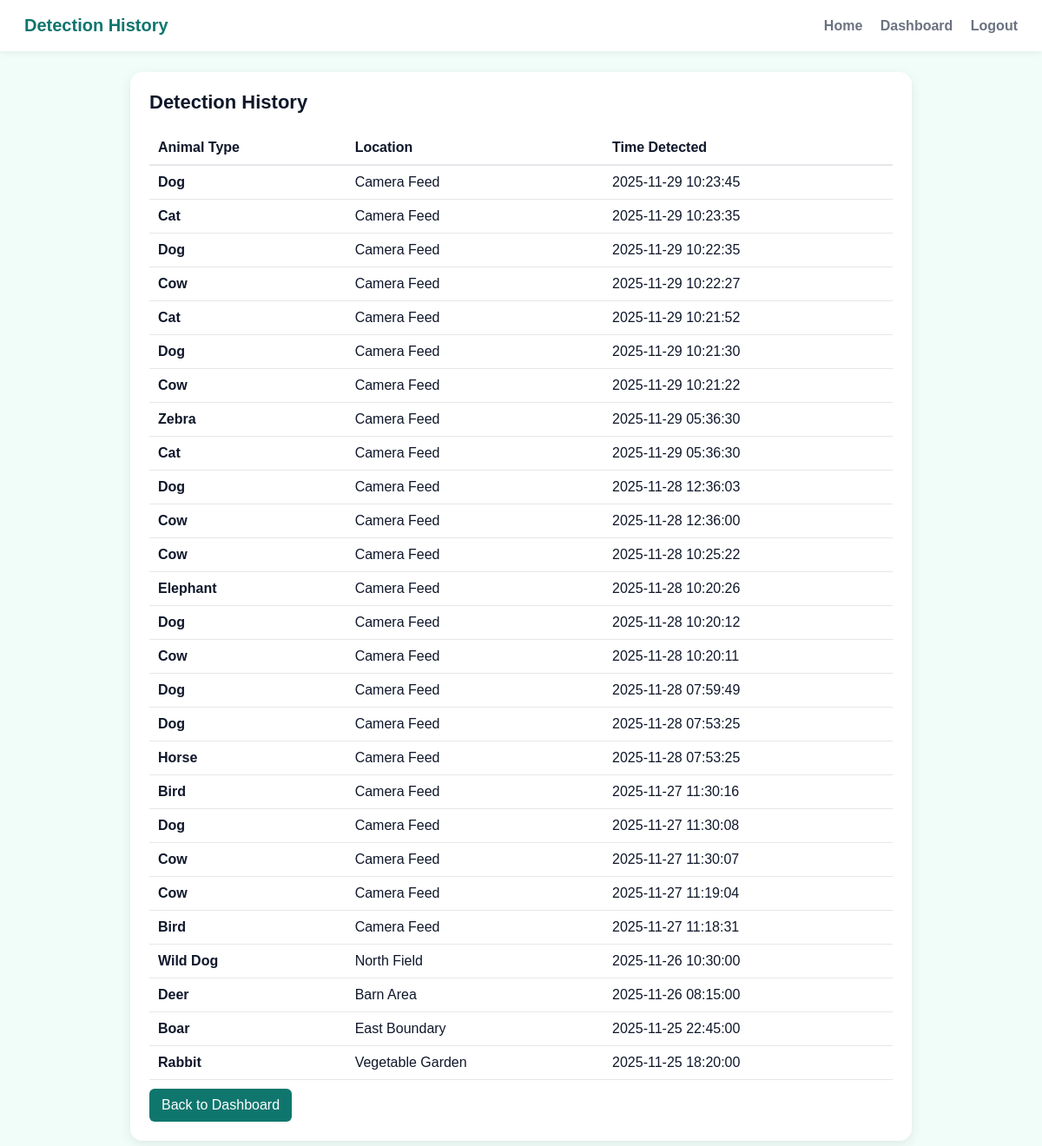
Before: /user/history (signed in) with the older database file.
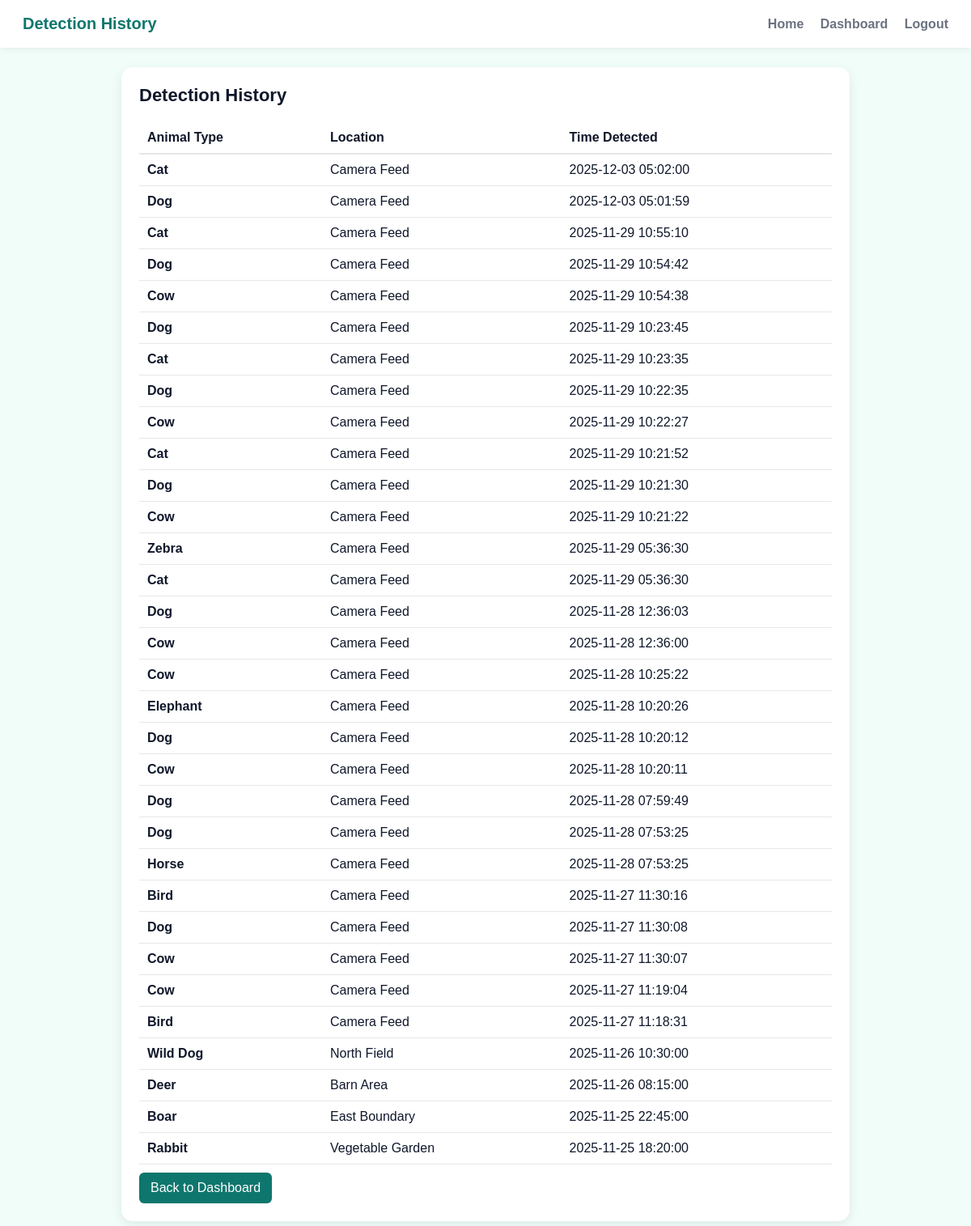
After: the same page with the newer database file.
### tables this page shows
CREATE TABLE detections (
			id INTEGER PRIMARY KEY AUTOINCREMENT,
			user_id INTEGER NOT NULL,
			animal_type TEXT NOT NULL,
			location TEXT,
			timestamp TIMESTAMP DEFAULT CURRENT_TIMESTAMP,
			FOREIGN KEY (user_id) REFERENCES users (id)
		);

### app.py (the view)
@app.route('/user/history')
def user_history():
    if not session.get('user_id'):
        return redirect(url_for('user_login'))
    user_id = session['user_id']
    detections = get_user_detections(user_id)
    return render_template('user_history.html', detections=detections)

### database.py (called while the page is built)
def get_conn():
	conn = sqlite3.connect(DB_PATH, check_same_thread=False)
	conn.row_factory = sqlite3.Row
	return conn

def get_user_detections(user_id: int):
	conn = get_conn()
	cur = conn.cursor()
	cur.execute(
		'SELECT id, animal_type, location, timestamp FROM detections WHERE user_id = ? ORDER BY timestamp DESC',
		(user_id,)
	)
	rows = cur.fetchall()
	conn.close()
	return [dict(row) for row in rows]

### templates/user_history.html (shortened to what this page needs)
<!doctype html>
<html lang="en">
  <head>
  </head>
  <body>
    <header>
      <div class="logo">Detection History</div>
      <nav>
        <a href="/">Home</a>
        <a href="/user/dashboard">Dashboard</a>
        <a href="/logout">Logout</a>
      </nav>
    </header>
    <div class="container">
      <div class="card">
        <h2>Detection History</h2>
        {% if detections %}
          <table>
            <thead>
              <tr>
                <th>Animal Type</th>
                <th>Location</th>
                <th>Time Detected</th>
              </tr>
            </thead>
            <tbody>
              {% for detection in detections %}
                <tr>
                  <td><strong>{{ detection['animal_type'] }}</strong></td>
                  <td>{{ detection['location'] or 'Unknown' }}</td>
                  <td>{{ detection['timestamp'] }}</td>
                </tr>
              {% endfor %}
            </tbody>
          </table>
        {% else %}
          <p class="empty">No detections recorded yet.</p>
        {% endif %}
        <a class="btn" href="/user/dashboard">Back to Dashboard</a>
      </div>
    </div>
  </body>
</html>

### templates/user_history.html (style rules this page uses)
body { margin:0;font-family:Arial,Helvetica,sans-serif;background:#f0fdf9;color:#0f172a }
header { display:flex;justify-content:space-between;align-items:center;padding:18px 28px;background:white;box-shadow:0 2px 8px rgba(0,0,0,0.06) }
.logo { font-weight:800;font-size:20px;color:#0f766e }
nav a { margin-left:16px;text-decoration:none;color:#6b7280;font-weight:600 }
.container { max-width:900px;margin:24px auto;padding:0 20px }
.card { background:white;padding:22px;border-radius:14px;box-shadow:0 4px 14px rgba(0,0,0,0.08) }
h2 { margin:0 0 20px;font-size:22px }
table { width:100%;border-collapse:collapse }
th { text-align:left;padding:10px;border-bottom:2px solid #e6e7ea;font-weight:600 }
td { padding:10px;border-bottom:1px solid #e6e7ea }
.btn { display:inline-block;padding:10px 14px;background:#0f766e;color:white;text-decoration:none;border-radius:6px;margin-top:10px }

Changed rows visible on the page:
added detections: animal_type "Cat", location "Camera Feed", timestamp "2025-12-03 05:02:00"
added detections: animal_type "Dog", location "Camera Feed", timestamp "2025-12-03 05:01:59"
added detections: animal_type "Cat", location "Camera Feed", timestamp "2025-11-29 10:55:10"
added detections: animal_type "Dog", location "Camera Feed", timestamp "2025-11-29 10:54:42"
added detections: animal_type "Cow", location "Camera Feed", timestamp "2025-11-29 10:54:38"
